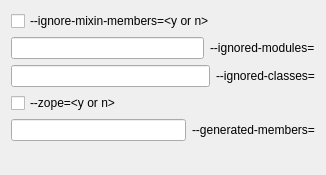
             <widget class="QWidget" name="scrollAreaWidgetContents_9">
              <property name="geometry">
               <rect>
                <x>0</x>
                <y>0</y>
                <width>326</width>
                <height>175</height>
               </rect>
              </property>
              <layout class="QHBoxLayout" name="horizontalLayout_4">
               <item>
                <layout class="QVBoxLayout" name="verticalLayout_25" stretch="0,1">
                 <item>
                  <layout class="QVBoxLayout" name="verticalLayout_24">
                   <item>
                    <widget class="QCheckBox" name="PYLINT_TYPECHECK_IGNORE_MIXIN_MEMBERS">
                     <property name="text">
                      <string>--ignore-mixin-members=&lt;y or n&gt;</string>
                     </property>
                    </widget>
                   </item>
                   <item>
                    <layout class="QHBoxLayout" name="horizontalLayout_22" stretch="1,0">
                     <item>
                      <widget class="QLineEdit" name="PYLINT_TYPECHECK_IGNORED_MODULES"/>
                     </item>
                     <item>
                      <widget class="QLabel" name="PYLINT_TYPECHECK_IGNORED_MODULES_LABEL">
                       <property name="text">
                        <string>--ignored-modules=&lt;modules&gt;</string>
                       </property>
                      </widget>
                     </item>
                    </layout>
                   </item>
                   <item>
                    <layout class="QHBoxLayout" name="horizontalLayout_23" stretch="1,0">
                     <item>
                      <widget class="QLineEdit" name="PYLINT_TYPECHECK_IGNORED_CLASSES"/>
                     </item>
                     <item>
                      <widget class="QLabel" name="PYLINT_TYPECHECK_IGNORED_CLASSES_LABEL">
                       <property name="text">
                        <string>--ignored-classes=&lt;classes&gt;</string>
                       </property>
                      </widget>
                     </item>
                    </layout>
                   </item>
                   <item>
                    <widget class="QCheckBox" name="PYLINT_TYPECHECK_ZOPE">
                     <property name="text">
                      <string>--zope=&lt;y or n&gt;</string>
                     </property>
                    </widget>
                   </item>
                   <item>
                    <layout class="QHBoxLayout" name="horizontalLayout_24" stretch="1,0">
                     <item>
                      <widget class="QLineEdit" name="PYLINT_TYPECHECK_GENERATED_MEMBERS"/>
                     </item>
                     <item>
                      <widget class="QLabel" name="PYLINT_TYPECHECK_GENERATED_MEMBERS_LABEL">
                       <property name="text">
                        <string>--generated-members=&lt;members names&gt;</string>
                       </property>
                      </widget>
                     </item>
                    </layout>
                   </item>
                  </layout>
                 </item>
                 <item>
                  <spacer name="verticalSpacer_15">
                   <property name="orientation">
                    <enum>Qt::Vertical</enum>
                   </property>
                   <property name="sizeHint" stdset="0">
                    <size>
                     <width>20</width>
                     <height>40</height>
                    </size>
                   </property>
                  </spacer>
                 </item>
                </layout>
               </item>
              </layout>
             </widget>
